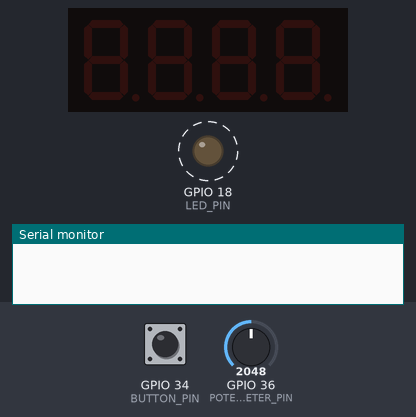
A program run on a simulated ESP32. Shown: 4-digit seven-segment display, output pins drawn as LEDs (lit = HIGH), the last lines printed to the serial monitor. Dashed ring = blinking. The inputs (shaded band) are chosen by the test bench; at power-on: GPIO 36 (POTENTIOMETER_PIN) = 2048, GPIO 34 (BUTTON_PIN) LOW (analog values on the 0–4095 scale).

Above: at 1.2 s.
1.3 s: GPIO 36 (POTENTIOMETER_PIN) set to 1336
2.8 s: GPIO 36 (POTENTIOMETER_PIN) set to 1244
4.9 s: GPIO 36 (POTENTIOMETER_PIN) set to 2110
7.9 s: GPIO 36 (POTENTIOMETER_PIN) set to 2244
10.9 s: GPIO 34 (BUTTON_PIN) pulled HIGH for 0.15 s
At 11.44 s:
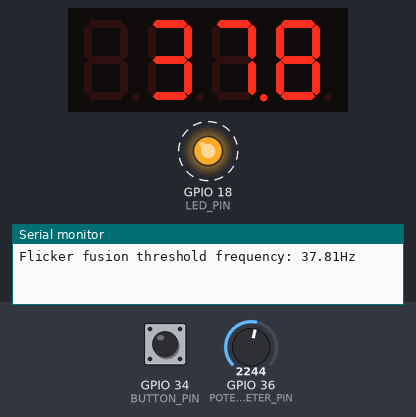
Timing chart, 0 to 12.6 s (numbered marks = the images above; inputs shaded):
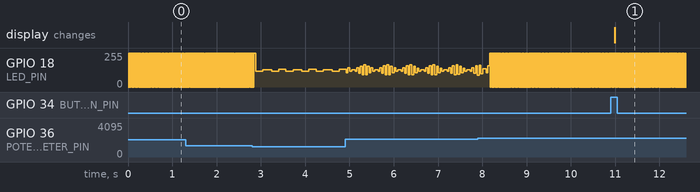

The program:

main.cpp
```cpp
#include <Arduino.h>
#include <SevSeg.h>

// Surprised this definition doesn't exist in the ESP IDF
#define ADC1_CH0 36

/************************
 * Constants
 ************************/
// Pin definitions
#if ESP_PLATFORM
  static const uint8_t LED_PIN = 18;
  static const uint8_t POTENTIOMETER_PIN = ADC1_CH0;
  static const uint8_t BUTTON_PIN = 34;
#else
  static const uint8_t LED_PIN = 18;
  static const uint8_t POTENTIOMETER_PIN = A3;
  static const uint8_t BUTTON_PIN = 16;
#endif // ESP_PLATFORM
// For 7-Segment Display Pinout see:
// http://haneefputtur.com/7-segment-4-digit-led-display-sma420564-using-arduino.html
// Note: Can't use pin 32 at the moment so first digit is physically unconnected
// as 32 is assigned to 32KHz crystal on the Wrover Kit board.
static const uint8_t DISPLAY_1_PIN = 32;
static const uint8_t DISPLAY_2_PIN = 19;
static const uint8_t DISPLAY_3_PIN = 5;
static const uint8_t DISPLAY_4_PIN = 2;
static const uint8_t DISPLAY_A_PIN = 22;
static const uint8_t DISPLAY_B_PIN = 26;
static const uint8_t DISPLAY_C_PIN = 21;
static const uint8_t DISPLAY_D_PIN = 25;
static const uint8_t DISPLAY_E_PIN = 27;
static const uint8_t DISPLAY_F_PIN = 0;
static const uint8_t DISPLAY_G_PIN = 4;
static const uint8_t DISPLAY_DP_PIN = 23;

// Delay before accepting button state change for debouncing purposes
static const unsigned long LOCKOUT_DELAY_MILLIS = 100;

// The minimum period of time for which the LED will blink on in microseconds
static const unsigned long MIN_HALF_PERIOD_MICROS = 5000;
// The maximum period of time for which the LED will blink on in microseconds
static const unsigned long MAX_HALF_PERIOD_MICROS = 20000;

/************************
 * Variables
 ************************/
// True if the button has been pressed but not actioned
volatile bool gButtonStateChangeToAction = false;
// The debounced button state
uint8_t gButtonState = LOW;

// The time in microseconds that the LED is currently on or off
unsigned long gHalfPeriod = 100000;
// The last time we changed the state of the LED in system microseconds
unsigned long gLastLEDChangeMicros = 0;
// The current state of the LED
uint8_t gLEDState = LOW;
// Seven Segment display instance
SevSeg mSevenSegmentDisplay;

/*********************
 * Interrupt routines
 *********************/
#if ESP_PLATFORM
// ESP32 ISR Handlers MUST be placed in IRAM
// (https://esp-idf.readthedocs.io/en/v2.0/general-notes.html#iram-instruction-ram)
void IRAM_ATTR buttonPressedISR() {
#else
void buttonPressedISR() {
#endif // ESP_PLATFORM
  unsigned long currentMillis = millis();
  cli();
  static unsigned long lastButtonStateChangeTime = 0;

#if ESP_PLATFORM
  uint8_t newButtonState = digitalRead(BUTTON_PIN);
#else
  uint8_t newButtonState = digitalReadFast(BUTTON_PIN);
#endif // ESP_PLATFORM

  // Make sure we're not in the lockout period
  if (currentMillis - lastButtonStateChangeTime > LOCKOUT_DELAY_MILLIS) {
    // Only do anything if we've changed state
    if (gButtonState != newButtonState) {
      lastButtonStateChangeTime = currentMillis;
      gButtonStateChangeToAction = true;
      gButtonState = newButtonState;
    }
  }
  sei();
}

/*********************
 * Entry Point methods
 *********************/
// Setup function - executes once on startup
void setup() {
  // Set up pins and internals
  pinMode(LED_PIN, OUTPUT);
  pinMode(BUTTON_PIN, INPUT_PULLDOWN);
  pinMode(POTENTIOMETER_PIN, INPUT);
  analogReadResolution(10);
#if ESP_PLATFORM
  analogSetAttenuation(ADC_6db);
#endif // ESP_PLATFORM
  byte numDigits = 4;
  byte digitPins[] = {DISPLAY_1_PIN, DISPLAY_2_PIN, DISPLAY_3_PIN,
                      DISPLAY_4_PIN};
  byte segmentPins[] = {DISPLAY_A_PIN, DISPLAY_B_PIN, DISPLAY_C_PIN,
                        DISPLAY_D_PIN, DISPLAY_E_PIN, DISPLAY_F_PIN,
                        DISPLAY_G_PIN, DISPLAY_DP_PIN};
  mSevenSegmentDisplay.begin(COMMON_CATHODE, numDigits, digitPins, segmentPins, true);

  attachInterrupt(digitalPinToInterrupt(BUTTON_PIN), buttonPressedISR, CHANGE);
  digitalWrite(LED_PIN, gLEDState);
  Serial.begin(115200);
}

// Loop function - loops :)
void loop() {
  // Flash the LED
  unsigned long curMicros = micros();
  if (curMicros - gLastLEDChangeMicros > gHalfPeriod) {
    gLEDState = !gLEDState;
    digitalWrite(LED_PIN, gLEDState);
    gLastLEDChangeMicros = curMicros;
  }

  // Check the potentiometer
  int rawPotValue = analogRead(POTENTIOMETER_PIN);

#if ESP_PLATFORM
  gHalfPeriod = map((long)rawPotValue, 0, 1023, (long)MIN_HALF_PERIOD_MICROS,
                    (long)MAX_HALF_PERIOD_MICROS);
#else
  gHalfPeriod = map<int, int, int, unsigned long, unsigned long>(
      rawPotValue, 0, 1023, MIN_HALF_PERIOD_MICROS, MAX_HALF_PERIOD_MICROS);
#endif // ESP_PLATFORM

  // Check to see if the user has pressed the button
  if (gButtonStateChangeToAction && gButtonState == HIGH) {
    // Print current frequency
    float frequency = (float)500000 / ((float)gHalfPeriod);
    Serial.println("Flicker fusion threshold frequency: " + String(frequency) +
                   "Hz");
    mSevenSegmentDisplay.setNumber(frequency, 1);
    gButtonStateChangeToAction = false;
  }
  mSevenSegmentDisplay.refreshDisplay();
}
```

Measured:
- after the input at 10.9 s, the display: changes after 0.10 s (image 1)
